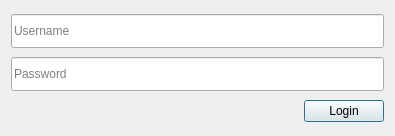
<?xml version="1.0" encoding="UTF-8"?>
<ui version="4.0">
 <class>Dialog</class>
 <widget class="QDialog" name="Dialog">
  <property name="geometry">
   <rect>
    <x>0</x>
    <y>0</y>
    <width>395</width>
    <height>136</height>
   </rect>
  </property>
  <property name="minimumSize">
   <size>
    <width>0</width>
    <height>0</height>
   </size>
  </property>
  <property name="maximumSize">
   <size>
    <width>16777215</width>
    <height>16777215</height>
   </size>
  </property>
  <property name="windowTitle">
   <string>LogIn</string>
  </property>
  <property name="windowIcon">
   <iconset resource="../res.qrc">
    <normaloff>:/icons/assets/logo.png</normaloff>:/icons/assets/logo.png</iconset>
  </property>
  <layout class="QGridLayout" name="gridLayout">
   <item row="2" column="0">
    <spacer name="horizontalSpacer">
     <property name="orientation">
      <enum>Qt::Horizontal</enum>
     </property>
     <property name="sizeHint" stdset="0">
      <size>
       <width>40</width>
       <height>20</height>
      </size>
     </property>
    </spacer>
   </item>
   <item row="2" column="1">
    <widget class="QPushButton" name="loginButton">
     <property name="text">
      <string>Login</string>
     </property>
     <property name="iconSize">
      <size>
       <width>20</width>
       <height>20</height>
      </size>
     </property>
    </widget>
   </item>
   <item row="1" column="0" colspan="2">
    <widget class="QLineEdit" name="passwordLine">
     <property name="minimumSize">
      <size>
       <width>0</width>
       <height>34</height>
      </size>
     </property>
     <property name="echoMode">
      <enum>QLineEdit::Password</enum>
     </property>
     <property name="placeholderText">
      <string>Password</string>
     </property>
     <property name="password" stdset="0">
      <string>1</string>
     </property>
    </widget>
   </item>
   <item row="0" column="0" colspan="2">
    <widget class="QLineEdit" name="usernameLine">
     <property name="minimumSize">
      <size>
       <width>0</width>
       <height>34</height>
      </size>
     </property>
     <property name="placeholderText">
      <string>Username</string>
     </property>
     <property name="username" stdset="0">
      <string notr="true">1</string>
     </property>
    </widget>
   </item>
  </layout>
 </widget>
 <resources>
  <include location="../res.qrc"/>
 </resources>
 <connections/>
</ui>
